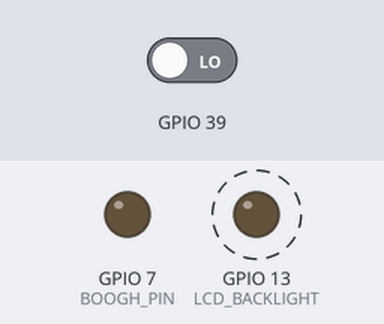
Simulated run of this program. Board: ESP32-S3. Shown: output pins drawn as LEDs (lit = HIGH). Dashed ring = blinking. The inputs (shaded band) are chosen by the test bench; at power-on: GPIO 39 LOW.

Above: at 1.13 s.
1.3 s: GPIO 39 driven HIGH
At 1.46 s:
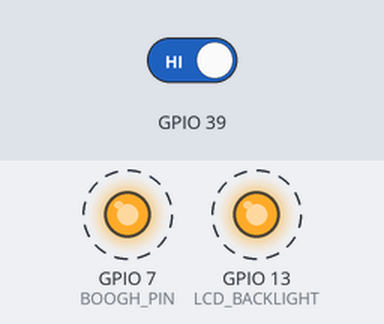
4.3 s: GPIO 39 driven LOW
At 4.45 s:
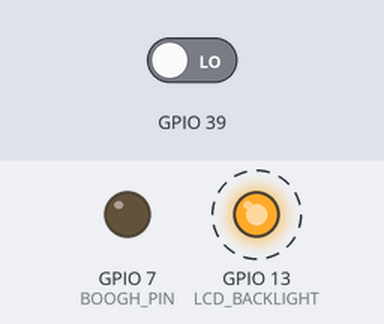
7.3 s: GPIO 39 driven HIGH
At 7.67 s:
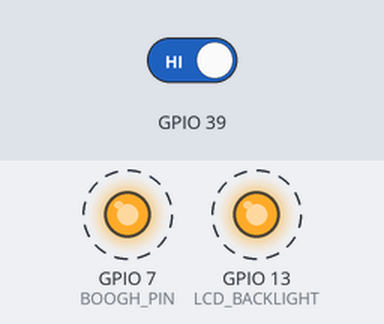
Timing chart, 0 to 16.3 s (numbered marks = the images above; inputs shaded):
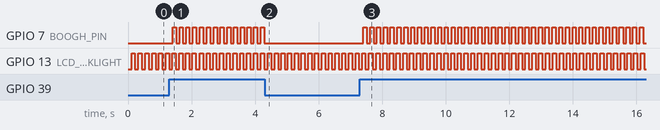

Measured:
- after the input at 1.3 s, GPIO 7 (BOOGH_PIN): alternates HIGH for 0.11 s and LOW for 0.10 s, starting after 0.11 s
- after the input at 4.3 s, GPIO 7 (BOOGH_PIN): stops changing and stays LOW
- after the input at 7.3 s, GPIO 7 (BOOGH_PIN): alternates HIGH for 0.11 s and LOW for 0.11 s, starting after 0.11 s
- by itself, GPIO 13 (LCD_BACKLIGHT): alternates HIGH for 0.11 s and LOW for 0.11 s

The program:

main.cpp
```cpp
#include "main.h"

QueueHandle_t xQueue;

void TaskBlink(void *p)
{
  pinMode(LCD_BACKLIGHT, OUTPUT);
  int period = 100;
  int lastTime = millis();
  bool backLightState = true;
  while (true)
  {
    if (millis() - lastTime > period)
    {
      digitalWrite(LCD_BACKLIGHT, backLightState);
      backLightState = !backLightState;
      lastTime = millis();
    }
    vTaskDelay(10);
  }
}

TaskHandle_t TaskHandleAlarm = NULL;
void TaskAlarm(void *p)
{
  int period = 100;
  int lastTime = millis();
  bool booghState = true;
  while (true)
  {
    if (millis() - lastTime > period)
    {
      digitalWrite(BOOGH_PIN, booghState);
      booghState = !booghState;
      lastTime = millis();
    }
    vTaskDelay(10);
  }
}

void Boogh(void *p)
{
  pinMode(BOOGH_PIN, OUTPUT);
  pinMode(BUTTON_PINS[0], INPUT);

  bool taskCreated = false;

  while (true)
  {
    if (digitalRead(BUTTON_PINS[0]) == 1)
    {
      if (!taskCreated)
      {
        xTaskCreate(TaskAlarm, "alarmTask", 1024, NULL, 1, &TaskHandleAlarm);
        taskCreated = true;
      }
    }
    else
    {
      if (taskCreated && TaskHandleAlarm != NULL)
      {
        vTaskDelete(TaskHandleAlarm);
        taskCreated = false;
        TaskHandleAlarm = NULL;
        // digitalWrite(BOOGH_PIN, LOW);
      }
    }

    vTaskDelay(10);
  }

  // while (true)
  // {
  //   if (digitalRead(BUTTON_PINS[0]) == 1)
  //   {
  //     xTaskCreate(TaskAlarm, "alarmTask", 1024, NULL, 1, &TaskHandleAlarm);
  //     while (digitalRead(BUTTON_PINS[0]) == 1)
  //     {
  //       vTaskDelay(1);
  //     }
  //     vTaskDelete(&TaskHandleAlarm);
  //   }
  //   // digitalWrite(BOOGH_PIN, LOW);
  // }
}

char *dataToSend = "Behrooz";
void Task1(void *p)
{
  while (true)
  {
    if (xQueueSend(xQueue, &dataToSend, portMAX_DELAY))
    {
      log_i("Data sent to queue");
    }
    vTaskDelay(300);
  }
}

void Task2(void *p)
{
  char *receivedData;

  while (true)
  {
    if (xQueueReceive(xQueue, &receivedData, portMAX_DELAY))
    {
      UBaseType_t queueCount = uxQueueMessagesWaiting(xQueue);
      log_i("Received data from queue(%i):  %s", queueCount, receivedData);
    }
    vTaskDelay(1000);
  }
}

void setup()
{
  Serial.begin(115200);
  xTaskCreate(TaskBlink, "testBlink", 1024 * 4, NULL, 1, NULL);
  xTaskCreate(Boogh, "taskBoogh", 1024 * 4, NULL, 1, NULL);

  xQueue = xQueueCreate(50, sizeof(int));
  xTaskCreate(Task1, "Task1", 1024 * 4, NULL, 1, NULL);
  xTaskCreate(Task2, "Task2", 1024 * 4, NULL, 1, NULL);
}

void loop()
{
  // log_i("Free Heap Size: %i", xPortGetFreeHeapSize());
  // vTaskDelay(1000);
}
```

board.h
```cpp
/*
** Contains all data specific to a device model (pcb design,
** gpio pins,...).
** All models must define two macros:
**  - ONEWIRE_NUMBER, number of onewire slots
**  - ONEWIRE_PINS, a list of onewire pins
**  - RS_NUMBER, number of RS slots
**  - RS_PINS_**, lists of RX, TX and direction pins for RS-type sensors
*/

#if !defined(JAM_BOARD)
#define JAM_BOARD

#ifdef MODEL3
  #define ONEWIRE_NUMBER 0
  #define ONEWIRE_PINS ((const int[]){})
  #define RS_NUMBER 1
  #define RS_PIN_RX 17
  #define RS_PIN_TX 15
  #define RS_PIN_DR 16

  #define LCD_MOSI 8
  #define LCD_MISO 18
  #define LCD_CS 3
  #define LCD_DC 9
  #define LCD_CLK 11
  #define LCD_RST 12
  #define LCD_BACKLIGHT 13

  #define SCREEN_WIDTH 240
  #define SCREEN_HEIGHT 320

  #define BOOGH_PIN 7

  #define BUTTON_NUMBER 4
  #define BUTTON_PINS ((const int[]){39, 40, 41, 42})

  #define SDA_RTC_PIN 1
  #define SCL_RTC_PIN 2

  //#define ENC_MOSI 48
  //#define ENC_MISO 21
  //#define ENC_RST 38
  //#define ENC_CS 45
  //#define ENC_CLK 47
  //#define ENC_WOL 36
  //#define ENC_INT 37

  #define POWERCUT 14

  #define V_BAT 10

  #define SIM800_RX 5
  #define SIM800_TX 6
  #define SIM800_POWER 4

  //#define USB_DMINUS 19
  //#define USB_DPLUS 20
#endif

#ifdef MODEL4
  #define ONEWIRE_NUMBER 4
  #define ONEWIRE_PINS ((const int[]){21,47,48,38})
  #define RS_NUMBER 1
  #define RS_PIN_RX 17
  #define RS_PIN_TX 15
  #define RS_PIN_DR 16

  #define LCD_MOSI 8
  #define LCD_MISO 18
  #define LCD_CS 3
  #define LCD_DC 9
  #define LCD_CLK 11
  #define LCD_RST 12
  #define LCD_BACKLIGHT 13

  #define SCREEN_WIDTH 240
  #define SCREEN_HEIGHT 320

  #define BOOGH_PIN 7

  #define BUTTON_NUMBER 4
  #define BUTTON_PINS ((const int[]){39, 40, 41, 42})

  #define SDA_RTC_PIN 1
  #define SCL_RTC_PIN 2

  #define POWERCUT 14

  #define V_BAT 10

  #define SIM800_RX 5
  #define SIM800_TX 6
  #define SIM800_POWER 4

  //#define USB_DMINUS 19
  //#define USB_DPLUS 20
#endif

enum ButtonName {
  BUTTON_CANCEL,
  BUTTON_OK,
  BUTTON_UP,
  BUTTON_DOWN
};

#define ONEWIRE_LAST (ONEWIRE_NUMBER - 1)

#endif // JAM_BOARD
```

main.h
```cpp
#if !defined(MAIN_H)
#define MAIN_H

#include <Arduino.h>
#include <FreeRTOS.h>
#include <set>
#include <WiFi.h>

#include "board.h"

#endif // MAIN_H
```
